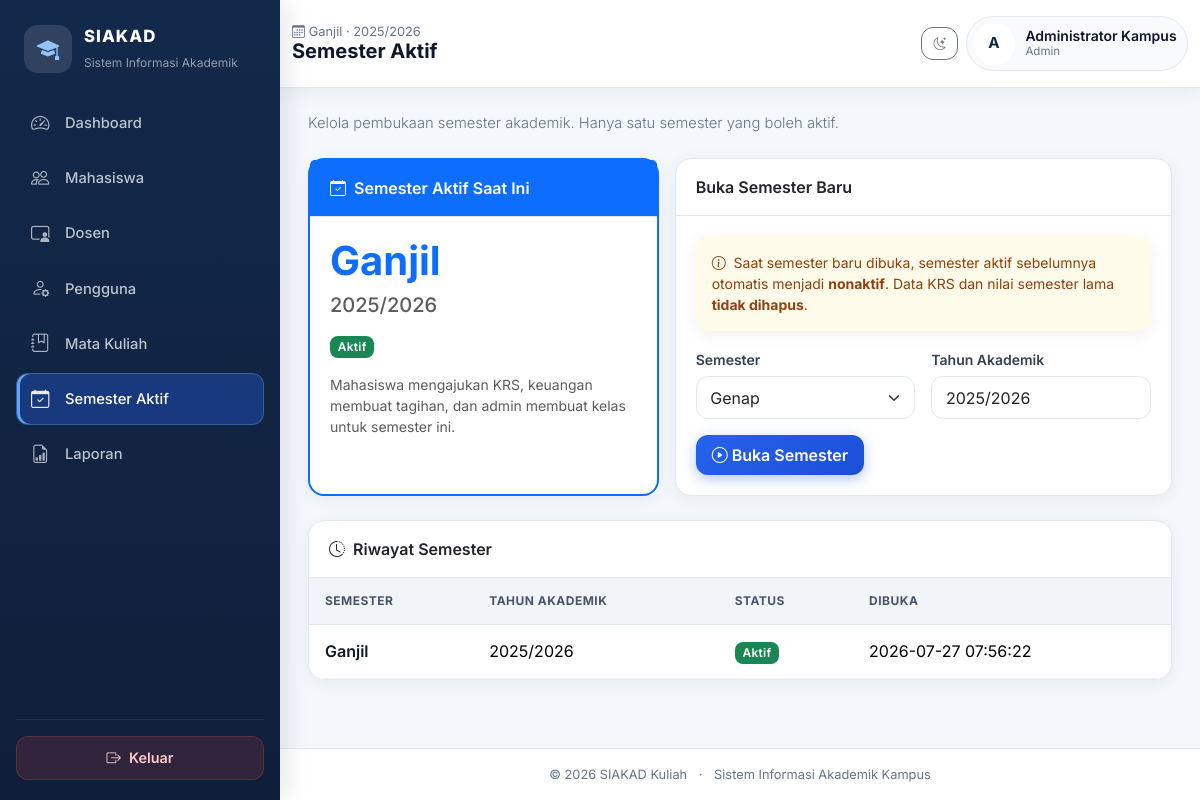
Page /admin/semester.php (signed in) on the committed database.
### tables this page shows
CREATE TABLE semester_aktif (
  id INT AUTO_INCREMENT PRIMARY KEY,
  semester ENUM('Ganjil','Genap') NOT NULL,
  tahun_akademik VARCHAR(20) NOT NULL,
  status ENUM('aktif','nonaktif') NOT NULL DEFAULT 'nonaktif',
  created_at TIMESTAMP DEFAULT CURRENT_TIMESTAMP,
  KEY idx_status (status)
);

### config/database.php (called while the page is built, shortened)
<?php
function db(): PDO
{
    static $pdo = null;
    if ($pdo === null) {
        try {
            $dsn = 'mysql:host=' . DB_HOST . ';dbname=' . DB_NAME . ';charset=utf8mb4';
            $pdo = new PDO($dsn, DB_USER, DB_PASS, [
                PDO::ATTR_ERRMODE => PDO::ERRMODE_EXCEPTION,
                PDO::ATTR_DEFAULT_FETCH_MODE => PDO::FETCH_ASSOC,
                PDO::ATTR_EMULATE_PREPARES => false,
            ]);
        } catch (PDOException $e) {
            http_response_code(500);
            die('<div style="font-family:Arial;padding:24px"><h3>Koneksi database gagal</h3><p>Pastikan MySQL XAMPP aktif, database <b>akademik</b> sudah dibuat/import, dan konfigurasi di <code>config/database.php</code> benar.</p><pre>' . htmlspecialchars($e->getMessage()) . '</pre></div>');
        }
    }
    return $pdo;
}
function base_url(string $path = ''): string
{
    $path = ltrim($path, '/');
    return BASE_URL . ($path !== '' ? '/' . $path : '');
}
function e($value): string
{
    return htmlspecialchars((string)$value, ENT_QUOTES, 'UTF-8');
}

### includes/auth_check.php (called while the page is built, shortened)
<?php
require_once __DIR__ . '/../config/database.php';
function current_user(): ?array
{
    return $_SESSION['user'] ?? null;
}
function role_label(string $role): string
{
    return match ($role) {
        'admin' => 'Admin',
        'mahasiswa' => 'Mahasiswa',
        'dosen' => 'Dosen',
        'kaprodi' => 'Kaprodi',
        'keuangan' => 'Keuangan',
        default => ucfirst($role),
    };
}

### admin/semester.php (the view, shortened to what this page needs)
<?php
require_once __DIR__ . '/../includes/functions.php';
$pageTitle = 'Semester Aktif';
$pdo = db();
$aktif = semester_aktif();
$riwayat = $pdo->query("SELECT * FROM semester_aktif ORDER BY id DESC")->fetchAll();
$nextSem = 'Genap';
$nextTahun = CURRENT_TAHUN_AKADEMIK;
if ($aktif) {
    if ($aktif['semester'] === 'Ganjil') {
        $nextSem = 'Genap';
        $nextTahun = $aktif['tahun_akademik'];
    }
}
include __DIR__ . '/../includes/header.php';
include __DIR__ . '/../includes/sidebar.php';
echo ui_page_header();
?>
<div class="row g-3 mb-4">
    <div class="col-lg-5">
        <div class="card shadow-sm h-100 border-primary border-2">
            <div class="card-header bg-primary text-white">
                <i class="bi bi-calendar-check me-1"></i> Semester Aktif Saat Ini
            </div>
            <div class="card-body">
                <?php if ($aktif): ?>
                    <div class="display-6 fw-bold text-primary mb-2"><?= e($aktif['semester']) ?></div>
                    <p class="h5 text-muted mb-3"><?= e($aktif['tahun_akademik']) ?></p>
                    <?= status_badge('aktif') ?>
                    <p class="small text-muted mt-3 mb-0">
                        Mahasiswa mengajukan KRS, keuangan membuat tagihan, dan admin membuat kelas untuk semester ini.
                    </p>
                <?php endif; ?>
            </div>
        </div>
    </div>
    <div class="col-lg-7">
        <div class="card shadow-sm h-100">
            <div class="card-header fw-semibold">Buka Semester Baru</div>
            <div class="card-body">
                <div class="alert alert-warning small">
                    <i class="bi bi-info-circle me-1"></i>
                    Saat semester baru dibuka, semester aktif sebelumnya otomatis menjadi <strong>nonaktif</strong>.
                    Data KRS dan nilai semester lama <strong>tidak dihapus</strong>.
                </div>
                <form method="post" class="row g-3">
                    <div class="col-md-6">
                        <label class="form-label">Semester</label>
                        <select name="semester" class="form-select" required>
                            <option value="Genap" <?= $nextSem === 'Genap' ? 'selected' : '' ?>>Genap</option>
                        </select>
                    </div>
                    <div class="col-md-6">
                        <label class="form-label">Tahun Akademik</label>
                        <input name="tahun_akademik" class="form-control" value="<?= e($nextTahun) ?>" placeholder="2025/2026" required>
                    </div>
                    <div class="col-12">
                        <button type="submit" class="btn btn-primary" onclick="return confirm('Buka semester baru? Semester aktif saat ini akan dinonaktifkan.')">
                            <i class="bi bi-play-circle me-1"></i>Buka Semester
                        </button>
                    </div>
                </form>
            </div>
        </div>
    </div>
</div>
<div class="card shadow-sm">
    <div class="card-header fw-semibold"><i class="bi bi-clock-history me-1"></i> Riwayat Semester</div>
    <div class="table-responsive">
        <table class="table table-hover align-middle mb-0">
            <thead>
                <tr><th>Semester</th><th>Tahun Akademik</th><th>Status</th><th>Dibuka</th></tr>
            </thead>
            <tbody>
            <?php foreach ($riwayat as $r): ?>
                <tr>
                    <td class="fw-semibold"><?= e($r['semester']) ?></td>
                    <td><?= e($r['tahun_akademik']) ?></td>
                    <td><?= status_badge($r['status']) ?></td>
                    <td><?= e($r['created_at']) ?></td>
                </tr>
            <?php endforeach; ?>
            </tbody>
        </table>
    </div>
</div>
<?php include __DIR__ . '/../includes/footer.php'; ?>

### includes/sidebar.php (shortened to what this page needs)
<?php
$role = $user['role'] ?? '';
$menus = [
    'admin' => [
        ['Dashboard', 'bi-speedometer2', 'admin/dashboard.php'],
        ['Mahasiswa', 'bi-people', 'admin/mahasiswa.php'],
        ['Dosen', 'bi-person-video3', 'admin/dosen.php'],
        ['Pengguna', 'bi-person-gear', 'admin/pengguna.php'],
        ['Mata Kuliah', 'bi-journal-bookmark', 'admin/mata_kuliah.php'],
        ['Semester Aktif', 'bi-calendar-check', 'admin/semester.php'],
        ['Laporan', 'bi-file-earmark-bar-graph', 'admin/laporan.php'],
    ],
    'mahasiswa' => [
        ['Dashboard', 'bi-speedometer2', 'mahasiswa/dashboard.php'],
        ['KRS', 'bi-card-checklist', 'mahasiswa/krs.php'],
        ['Jadwal', 'bi-calendar-week', 'mahasiswa/jadwal.php'],
        ['Nilai', 'bi-award', 'mahasiswa/nilai.php'],
        ['Transkrip', 'bi-filetype-pdf', 'mahasiswa/transkrip.php'],
        ['Tagihan', 'bi-wallet2', 'mahasiswa/tagihan.php'],
        ['Absensi', 'bi-check2-square', 'mahasiswa/absensi.php'],
        ['E-Learning', 'bi-easel', 'mahasiswa/elearning.php'],
    ],
    'dosen' => [
        ['Dashboard', 'bi-speedometer2', 'dosen/dashboard.php'],
        ['Kelas & KRS', 'bi-collection', 'dosen/kelas.php'],
        ['Input Nilai', 'bi-pencil-square', 'dosen/nilai.php'],
        ['Absensi', 'bi-check2-square', 'dosen/absensi.php'],
        ['Materi', 'bi-upload', 'dosen/materi.php'],
        ['Tugas', 'bi-clipboard-check', 'dosen/tugas.php'],
    ],
    'kaprodi' => [
        ['Dashboard', 'bi-speedometer2', 'kaprodi/dashboard.php'],
        ['Laporan KRS', 'bi-card-checklist', 'kaprodi/laporan_krs.php'],
        ['Laporan Nilai', 'bi-award', 'kaprodi/laporan_nilai.php'],
    ],
    'keuangan' => [
        ['Dashboard', 'bi-speedometer2', 'keuangan/dashboard.php'],
        ['Tagihan', 'bi-receipt', 'keuangan/tagihan.php'],
        ['Pembayaran', 'bi-cash-coin', 'keuangan/pembayaran.php'],
    ],
];
$current = trim(str_replace(BASE_URL, '', parse_url($_SERVER['REQUEST_URI'] ?? '', PHP_URL_PATH)), '/');
$initial = strtoupper(substr($user['name'] ?? 'U', 0, 1));
?>
<aside class="sidebar" id="sidebar" aria-label="Menu utama">
    <div class="sidebar-inner">
        <div class="brand-box">
            <div class="brand-icon"><i class="bi bi-mortarboard-fill"></i></div>
            <div>
                <div class="brand-title">SIAKAD</div>
                <small>Sistem Informasi Akademik</small>
            </div>
        </div>
        <nav class="nav flex-column sidebar-nav">
            <?php foreach (($menus[$role] ?? []) as $item): [$label, $icon, $url] = $item; $active = $current === $url ? 'active' : ''; ?>
                <a class="nav-link <?= $active ?>" href="<?= base_url($url) ?>">
                    <i class="bi <?= e($icon) ?>"></i><span><?= e($label) ?></span>
                </a>
            <?php endforeach; ?>
        </nav>
        <div class="sidebar-footer">
            <a href="<?= base_url('auth/logout.php') ?>" class="btn-logout">
                <i class="bi bi-box-arrow-right"></i> Keluar
            </a>
        </div>
    </div>
</aside>
<main class="main-content">
    <nav class="topbar navbar navbar-expand-lg sticky-top">
        <div class="container-fluid py-2">
            <div class="page-heading min-w-0">
                <div class="page-subtitle">
                    <i class="bi bi-calendar3 me-1"></i><?= e(semester_aktif_label()) ?>
                </div>
                <h1 class="h5 mb-0 fw-bold text-truncate"><?= e($pageTitle) ?></h1>
            </div>
            <div class="ms-auto d-flex align-items-center gap-2">
                <button class="btn btn-sm btn-outline-secondary" id="darkModeToggle" type="button" data-bs-toggle="tooltip" title="Mode gelap/terang">
                    <i class="bi bi-moon-stars"></i>
                </button>
                <div class="topbar-user d-none d-md-flex">
                    <div class="avatar-sm"><?= e($initial) ?></div>
                    <div class="user-meta min-w-0">
                        <div class="user-name text-truncate"><?= e($user['name'] ?? 'User') ?></div>
                        <div class="user-role"><?= e(role_label($role)) ?></div>
                    </div>
                </div>
            </div>
        </div>
    </nav>
    <div class="content-area">

### includes/functions.php (shortened to what this page needs)
<?php
require_once __DIR__ . '/auth_check.php';
function status_badge(string $status): string
{
    $map = [
        'aktif' => 'success', 'nonaktif' => 'secondary',
        'menunggu' => 'warning', 'disetujui' => 'success', 'ditolak' => 'danger',
        'lunas' => 'success', 'belum_lunas' => 'danger',
        'Hadir' => 'success', 'Izin' => 'info', 'Sakit' => 'warning', 'Alfa' => 'danger',
    ];
    $label = str_replace('_', ' ', $status);
    $class = $map[$status] ?? 'secondary';
    return '<span class="badge text-bg-' . $class . '">' . e(ucwords($label)) . '</span>';
}
function ui_page_header(?string $description = null): string
{
    $html = '';
    $desc = $description ?? ($GLOBALS['pageDescription'] ?? null);
    if ($desc) {
        $html .= '<div class="page-header"><p class="lead">' . e($desc) . '</p></div>';
    }
    return $html;
}
function semester_aktif(): ?array
{
    static $cache = null;
    if ($cache !== null) {
        return $cache === false ? null : $cache;
    }
    try {
        $stmt = db()->query("SELECT * FROM semester_aktif WHERE status = 'aktif' ORDER BY id DESC LIMIT 1");
        $row = $stmt->fetch();
        $cache = $row ?: false;
    } catch (Throwable $e) {
        $cache = false;
    }
    return $cache === false ? null : $cache;
}
function semester_aktif_values(): array
{
    $sa = semester_aktif();
    if ($sa) {
        return [$sa['semester'], $sa['tahun_akademik']];
    }
    return [CURRENT_SEMESTER, CURRENT_TAHUN_AKADEMIK];
}
function semester_aktif_label(): string
{
    [$s, $t] = semester_aktif_values();
    return $s . ' · ' . $t;
}

### rows in the picture
semester_aktif: semester_aktif_label() "Ganjil · 2025/2026", semester "Ganjil", tahun_akademik "2025/2026", semester "Genap", status "Aktif", created_at "2026-07-27 07:56:22"

### other values in the picture
$label "Dashboard"
$label "Mahasiswa"
$label "Dosen"
$label "Pengguna"
$label "Mata Kuliah"
$label "Semester Aktif"
$label "Laporan"
$pageTitle "Semester Aktif"
$initial "A"
$user['name'] "Administrator Kampus"
role_label($role) "Admin"
$desc "Kelola pembukaan semester akademik. Hanya satu semester yang boleh aktif."
$label "Aktif"
APP_NAME "SIAKAD Kuliah"
